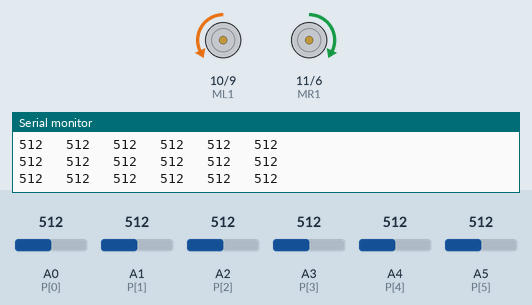
Bench run of a sketch on a simulated Arduino Uno, built with avr-gcc and run on an emulated ATmega328P. Shown: motor-driver pin pairs drawn as motors (green arrow = first pin HIGH = forward, orange = second pin HIGH = backward, longer = more drive), the last lines printed to the serial monitor. The test bench sets the inputs (shaded band); at power-on: A0 (P[0]) = 512, A1 (P[1]) = 512, A2 (P[2]) = 512, A4 (P[4]) = 512, A3 (P[3]) = 512, A5 (P[5]) = 512.

Above: at 0.8 s.
0.9 s: A0 (P[0]) set to 107
At 3.2 s:
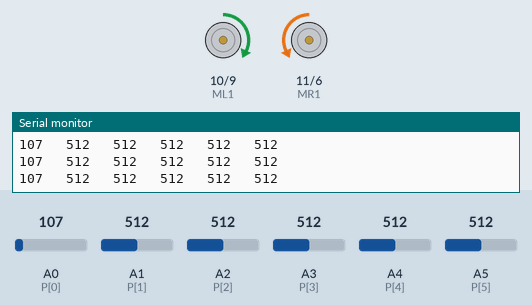
3.7 s: A0 (P[0]) set to 95
6.7 s: A1 (P[1]) set to 716
9.7 s: A2 (P[2]) set to 530
11.2 s: A2 (P[2]) set to 548
At 12.46 s:
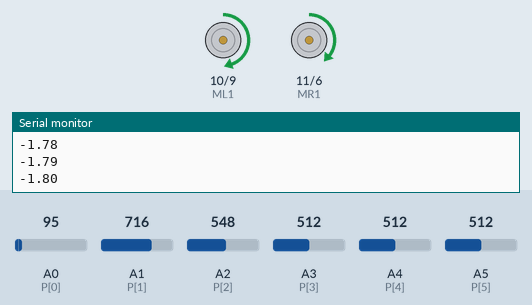
14.2 s: A4 (P[4]) set to 533
17.2 s: A4 (P[4]) set to 560
Timing chart, 0 to 21.2 s (numbered marks = the images above; inputs shaded):
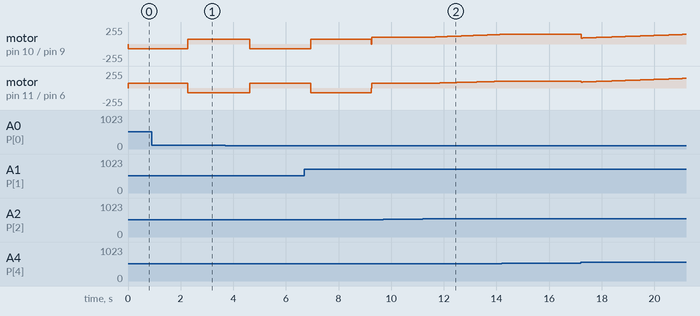

The sketch:

working_accelerationON.ino
```cpp
//Auto-Calibrate Routine

int P[] ={A0,A1,A2,A3,A4,A5};
#define MR1 11
#define MR2 6
#define ML1 10
#define ML2 9
//#ifndef PID_H_
#define PID_H_

//Define parameter
#define epsilon 0.01
#define dt 0.001             //5ms loop time
#define MAX  150                  //For Current Saturation
#define MIN 50
#define Kp  9
#define Kd  0.0015//0.01
#define Ki  10//0.005
int whitestate=3,prestate=3,state=99;
int start,End,dif=0;
float integral=0;
 int Max[6],Min[6],avg[6],S[6],b[6],dv;


 //PID. Returns float
 float PIDcal(float setpoint,float actual_position)
{
	static float pre_error = 0;
	//static float integral = 0;
        if(state==0) integral=0;
        else if(prestate!=state) integral=0;
	float error;
	float derivative;
	float output;

	//Caculate P,I,D
	error = setpoint - actual_position;

	//In case of error too small then stop intergration

	if(abs(error) > epsilon)
	{
		integral = integral + error*dt;
          Serial.println(integral);
	}

	derivative = (error - pre_error)/dt;
	output = abs(Kp*error + Ki*integral + Kd*derivative);

	//Saturation Filter
	if(output > MAX)
	{
		output = MAX;
	}
	else if(output < MIN)
	{
		output = MIN;
	}
        //Update error
        pre_error = error;
      //  Serial.println(output);
      prestate=state;
 return output;
}

void setup() {
 Serial.begin(9600);
  ///start = micros();
  pinMode(ML1, OUTPUT);
  pinMode(ML2, OUTPUT);
  pinMode(MR1, OUTPUT);
  pinMode(MR2, OUTPUT);
  pinMode(2, INPUT);
  stp();
  calibrate();
  Align();
 /// Serial.begin(9600);

}

void loop() {
 // int buttonstate = digitalRead(2);
 rd_Sensor();

  //if(buttonstate==HIGH)
  { /* if(((b[0]||b[1]||b[2]||b[3]||b[4]||b[5])==0)&&whitestate==1)
  {
    forward(90);
    delay(300);
    stp();
    whitestate=0;
  }
   */

 ///  Serial.print(" ");
   /// Serial.print("Time ");
   ///Serial.print(" :  ");
   ///Serial.print(dif);
   ///Serial.print("   ");
 ///  Serial.println(dv);

  }

  switch(dv)
  {
    case -1  :   state=1;
                forward(PIDcal(0,10));
                      break;
    case  0  : state=1;
                  forward(PIDcal(0,10));
                      break;
    case  1  : state=1;
                forward(PIDcal(0,10));
                 break;

  case 10  : state=0;
  SRight(PIDcal(0,11));
                    break;
      case 11  :
     state=2;
     SRight(PIDcal(0,11));
                  break;
      case -10  : state=0;
      SLeft(PIDcal(0,11));
                  break;
    case -11  : state=0;
    SLeft(PIDcal(0,11));
                      break;
    case 110 : state=0;
    SRight(PIDcal(0,13));
                 break;


    case -110 : state=0;
    SLeft(PIDcal(0,13)); //H
                 break;
    case 100 :state=0;
    XHRight(PIDcal(0,13));
                 break;
    case 111 : state=0;
    SRight(PIDcal(0,11.5));
                 break;
    case -100 :state=0;
    XHLeft(PIDcal(0,13));
                 break;
    case -111 :state=0;
    SLeft(PIDcal(0,11.5));
                 break;


       /*

    case 9   : SRight(PIDcal(0,9));
               break;


   case 99  :SRight(PIDcal(0,99));
                    break;
    case 90  :SRight(PIDcal(0,90));
                   break;
      case 101 : SRight(PIDcal(0,101));
                    break;

               case -99  :{SLeft(PIDcal(0,99));
                break;}
    case -90  :{SLeft(PIDcal(0,90));
                break;}
    case -101 : {SLeft(PIDcal(0,101));
                break;}

    case -9   : SLeft(PIDcal(0,9));
                break;
            */

    case 5 : stp();
            break;
    case 7 : reverse();
              delay(1);
            stp();
             delay(3000);
              break;
 default : stp();
  }
  //End = micros();
  //dif = End - start;
  //stop();
  //buttonstate=0;
}

void rd_Sensor()
 {/// start = micros();
 for(int i =0;i<6;i++)
{
   S[i]=analogRead(P[i]);
   if(S[i]>=((Max[i]+Min[i])/2 + 30)) b[i]=1;
   else if(S[i]<((Max[i]+Min[i])/2 + 30)) b[i]=0;
}

  dv = (b[0]*100  + b[1]*10 + b[2]) - (b[3] + b[4]*10 + b[5]*100);
  if(((b[0]||b[1]||b[2]||b[3]||b[4]||b[5])==0)) dv=5;
  if((b[0]&&b[1]&&b[2]&&b[3]&&b[4]&&b[5])==1) dv=7;
 /// End = micros();
 /// dif = End-start;
  }
 /*void stopforever(float spd)
 {
  int flag1 = 0, count =0;
   while(flag1==3||dv==7)
   { count++;
  //  Serial.print("   countLeft :    ");
   //Serial.println(count);
     rd_Sensor();
   if(dv!=7 )//||dv==-111)
   {
     flag1 =1;
     stp();
     break;
   }
   else if(flag1==0||dv==7)
   {
     rd_Sensor();
   revers(80);
   }
   }
   stp();
 }
 */
 void forward(float spd)
 {
   analogWrite(ML2,0);
   analogWrite(MR2,0);
   analogWrite(MR1,spd);
   analogWrite(ML1,spd);
   //Serial.print("  spd SLEFT    ");
   //Serial.print(spd);
 }

void SRight(float spd)
 {
   analogWrite(ML2,0);
   analogWrite(MR2,0);
   analogWrite(MR1,0.70*spd);
   analogWrite(ML1,spd);
   //Serial.print("  spd SLEFT    ");
   //Serial.print(spd);
 }
 void HRight(float spd)
 {
   analogWrite(ML2,0);
   analogWrite(MR2,spd);
   analogWrite(MR1,0);
   analogWrite(ML1,spd);
   //Serial.print("  spd SLEFT    ");
   //Serial.print(spd);
 }
 void SLeft(float spd)
 {
   analogWrite(ML2,0);
   analogWrite(MR2,0);
   analogWrite(MR1,spd);
   analogWrite(ML1,0.70*spd);
   //Serial.print("  spd SLEFT    ");
  // Serial.print(spd);
 }
 void HLeft(float spd)
 {
   analogWrite(ML2,spd);
   analogWrite(MR2,0);
   analogWrite(MR1,spd);
   analogWrite(ML1,0);
   //Serial.print("  spd SLEFT    ");
   //Serial.print(spd);
 }
 void stp()
 {
   analogWrite(ML2,255);
   analogWrite(MR2,255);
   analogWrite(MR1,255);
   analogWrite(ML1,255);
 }

 void XHRight(float spd)
 {
   //reverse();
  ///stp();
   //delay(10);
   int flag2 =0 ,count = 0;
   while(flag2!=1 && count <200)
   { count++;
  // Serial.print("   countRight :    ");
   //Serial.println(count);
   rd_Sensor();
   if(dv==11 || dv ==10 || dv==110)
   {
     flag2 =1;
     HLeft(90);
     break;
   }
   else if(flag2==0)
   {
     //rd_Sensor();

   analogWrite(ML2,0);
   analogWrite(MR2,spd);
   analogWrite(MR1,0);
   analogWrite(ML1,spd);
   }
   }
   stp();
 }
  void XHLeft(float spd)
 { //reverse();
 //stp();
 //delay(10);
   int flag1 = 0, count =0;
   while(flag1!=1 && count < 200)
   { count++;
  //  Serial.print("   countLeft :    ");
   //Serial.println(count);
     rd_Sensor();
   if(dv == -11 || dv==-10 || dv==-110 )//||dv==-111)
   {
     flag1 =1;
     HRight(90);
     break;
   }
   else if(flag1==0)
   {
     rd_Sensor();
   analogWrite(ML2,spd);
   analogWrite(MR2,0);
   analogWrite(MR1,spd);
   analogWrite(ML1,0);
   }
   }
   stp();
 }

  void revers(float spd)
 {
   analogWrite(ML2,spd);
   analogWrite(MR2,spd);
   analogWrite(MR1,0);
   analogWrite(ML1,0);

 }
 void reverse()
 {
   analogWrite(ML2,255);
   analogWrite(MR2,255);
   analogWrite(MR1,0);
   analogWrite(ML1,0);

 }


 void calibrate()
 {

   for(int i=0;i<6;i++)
   {
     Max[i] = Min[i] = analogRead(P[i]);
   }
   int m1,m2;
   for(int g=0;g<2;g++)
   for(int k=0;k<2;k++)
   {
     if(k==0)
     {
       m1=70;
       m2=0;
     }
     else if(k==1)
     {
       m1=0;
       m2=70;
     }
     for(int j=0;j<10;j++)
     {
       for(int L=0;L<6;L++)
       {
         S[L]=analogRead(P[L]);
     analogWrite(MR1,m1);
     analogWrite(MR2,m2);
     analogWrite(ML1,m2);
     analogWrite(ML2,m1);
     if(S[L]>Max[L]) Max[L]=S[L];
     if(S[L]<Min[L]) Min[L]=S[L];

      Serial.print(S[0]);
  Serial.print("   ");
    Serial.print(S[1]);
  Serial.print("   ");

  Serial.print(S[2]);
  Serial.print("   ");

  Serial.print(S[3]);
  Serial.print("   ");

  Serial.print(S[4]);
  Serial.print("   ");

  Serial.print(S[5]);
  Serial.println("   ");

     }
     stp();
     }
   }
   }

   void Align()
   {
     Serial.print("Aligning");
     int flag3=0;
   while(flag3!=1)
   {
   rd_Sensor();
     if(dv==10||dv==11)
     {
     flag3=1;
     //Serial.println("Exit While Loop");
     break;
     }
     else
     {
       //Serial.println("runnning");
       analogWrite(MR1,40);
     analogWrite(MR2,0);
     analogWrite(ML1,0);
     analogWrite(ML2,40);
     }
   }
  stp();
   }


 void serialprint()
 {
   Serial.println();
   for(int i=0;i<6;i++)
  {
    Serial.print("AVG");
    Serial.print(i);
    Serial.print("   ");
    Serial.print((Max[i]+Min[i])/2);
    Serial.print("   ");
    Serial.print("Value");
    Serial.print(i);
    Serial.print("   ");
  Serial.print(S[i]);
  Serial.print("   ");
  }
    delay(300);
  Serial.println(" ");

 }
```

Measured:
- the behaviour switches between 541 and 542 on A2 (P[2]) (found by bisection; images 1 and 2)
- after the input at 11.2 s, motor on pin 10 (ML1) / pin 9 (ML2): moves from forward 99/255 to forward 144/255 over 2.9 s, starting after 0.08 s; motor on pin 11 (MR1) / pin 6 (MR2): moves from forward 69/255 to forward 100/255 over 2.8 s, starting after 0.08 s
